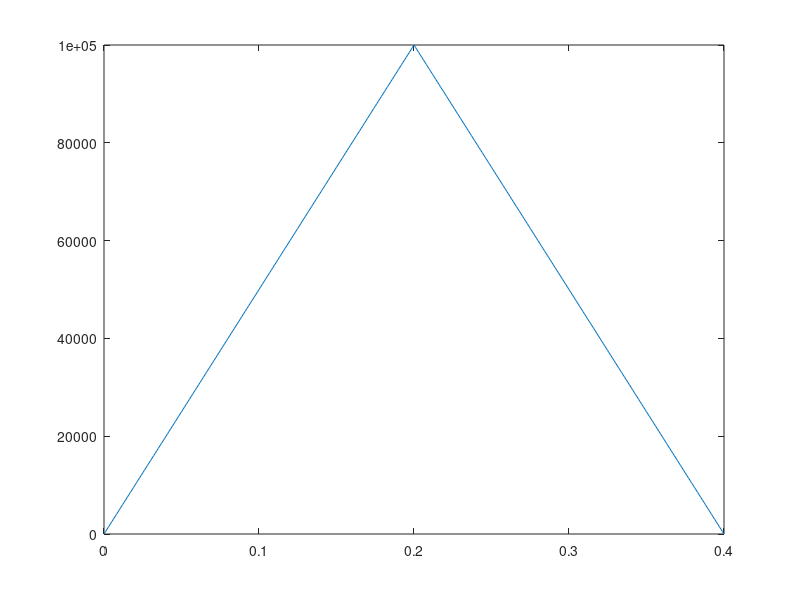
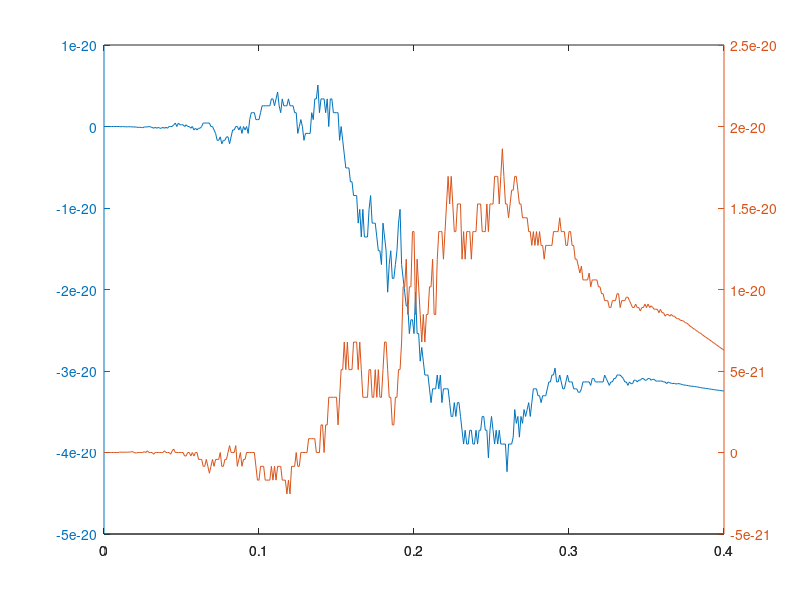

Reproduce these figures in MATLAB, in order.
clc; clear; close;

#ParcialMVDhuamel Ej1Resueltos
m=500000;
E=2*10^11;
A=4*10^(-5);
L=1;
F0=100000;
t0=0.4;
z=0.02;

k=(E*A)/L;
wn=sqrt(k/m);
wd=wn*sqrt(1-z^2);

dt=0.001;
t=0:dt:t0;


#FUNCIONES
function [x, yc, ys, A, B]=Duhamel(dt,t,wn,wd,z,m,F)
  yc=zeros(1,length(t));
  ys=zeros(1,length(t));
  A=zeros(1,length(t));
  B=zeros(1,length(t));
  x=zeros(1,length(t));

  for i=1:length(t)
    yc(i)=F(i)*cos(wd*t(i));
    ys(i)=F(i)*sin(wd*t(i));
  endfor

  for i=1:length(t)-1
    A(i+1)=A(i)*exp(-z*wn*dt)+(dt/(2*m*wd))*(yc(i+1)-yc(i)*exp(-z*wn*dt));
    B(i+1)=B(i)*exp(-z*wn*dt)+(dt/(2*m*wd))*(ys(i+1)-ys(i)*exp(-z*wn*dt));
  endfor

  for i=1:length(t)
    x(i)=A(i)*sin(wd*t(i))-B(i)*cos(wd*t(i));
  endfor
endfunction
#FIN DE FUNCIONES


for i=1:length(t)
  if t(i)<=(t0/2)
  F(i)=((F0-0)/((t0/2)-0))*t(i);
  else
  F(i)=((0-F0)/(t0-(t0/2)))*(t(i)-t0);
endif
if t(i)>t0
  F(i)=0;
endif

endfor
plot(t,F);
[x, yc, ys, A, B]=Duhamel(dt,t,wn,wd,z,m,F);
[xnoamort, yc2, ys2, A2, B2]=Duhamel(dt,t,wn,wn,0,m,F);
figure();
plotyy(t,x,t,xnoamort);
xmax=zeros(1,2);
xmaxamort=zeros(1,2);
for i=1:length(t)
  if t(i)<=0.3
    if x(i)>xmax(1)
      xmax(1)=x(i);
      xmax(2)=t(i);
    endif
  endif
  if xnoamort(i)>=xmaxamort(1)
    xmaxamort(1)=xnoamort(i);
    xmaxamort(2)=t(i);
  endif
endfor
xmax
xmaxamort


